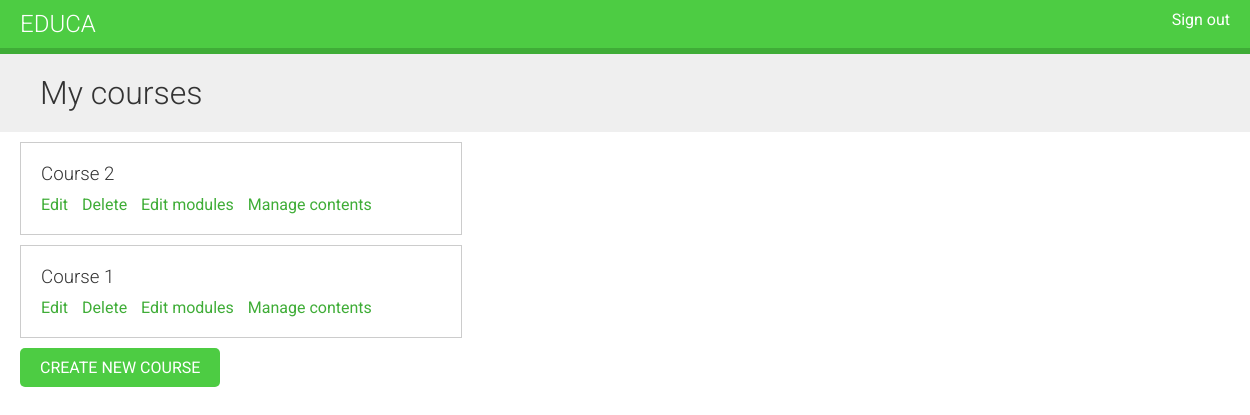
Before: /course/mine/ (signed in) with the older database file.
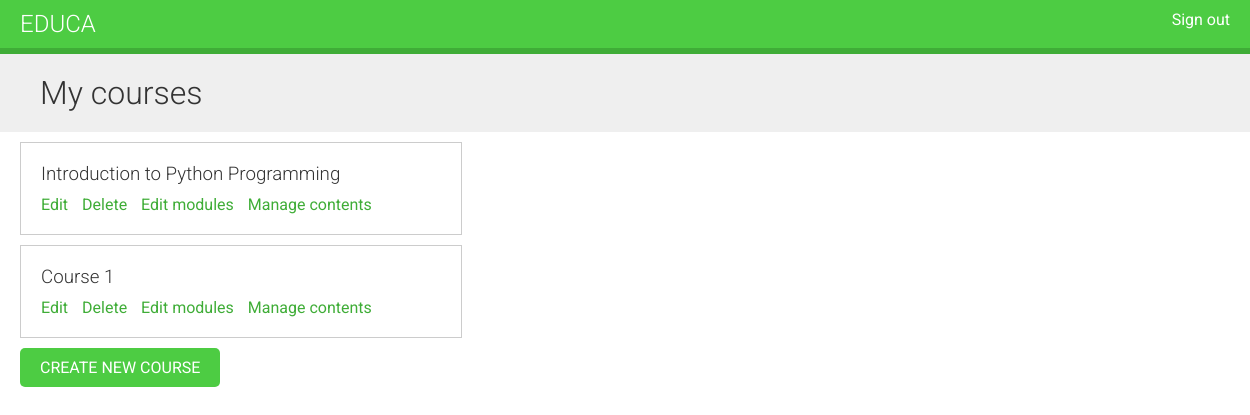
After: the same page with the newer database file.
### courses/models.py (models this page shows, shortened)
class Course(models.Model):
    owner = models.ForeignKey(User,
                              related_name='courses_created',
                              on_delete=models.CASCADE)
    subject = models.ForeignKey(Subject,
                                related_name='courses',
                                on_delete=models.CASCADE)
    title = models.CharField(max_length=200)
    slug = models.SlugField(max_length=200, unique=True)
    overview = models.TextField()
    created = models.DateTimeField(auto_now_add=True)
    class Meta:
        ordering = ['-created']

### courses/views.py (the view)
class ManageCourseListView(OwnerCourseMixin, ListView):
    template_name = 'courses/manage/course/list.html'
    permission_required = 'courses.view_course'

### courses/views.py (called while the page is built)
    def get_queryset(self):
        qs = super().get_queryset()
        return qs.filter(owner=self.request.user)

### courses/templates/courses/manage/course/list.html (shortened to what this page needs)
{% extends "base.html" %}
{% block content %}
<h1>My courses</h1>
<div class="module">
    {% for course in object_list %}
        <div class="course-info">
            <h3>{{ course.title }}</h3>
            <p>
                <a href="{% url "course_edit" course.id %}">Edit</a>
                <a href="{% url "course_delete" course.id %}">Delete</a>
                <a href="{% url "course_module_update" course.id %}">Edit modules</a>
                {% if course.modules.count > 0 %}
                    <a href="{% url "module_content_list" course.modules.first.id %}">
                    Manage contents
                    </a>
                {% endif %}
            </p>
        </div>
    {% empty %}
        <p>You haven't created any courses yet.</p>
    {% endfor %}
    <p>
        <a href="{% url "course_create" %}" class="button">Create new course</a>
    </p>
</div>
{% endblock %}

Changed rows visible on the page:
changed Course: title "Course 2" → "Introduction to Python Programming"
